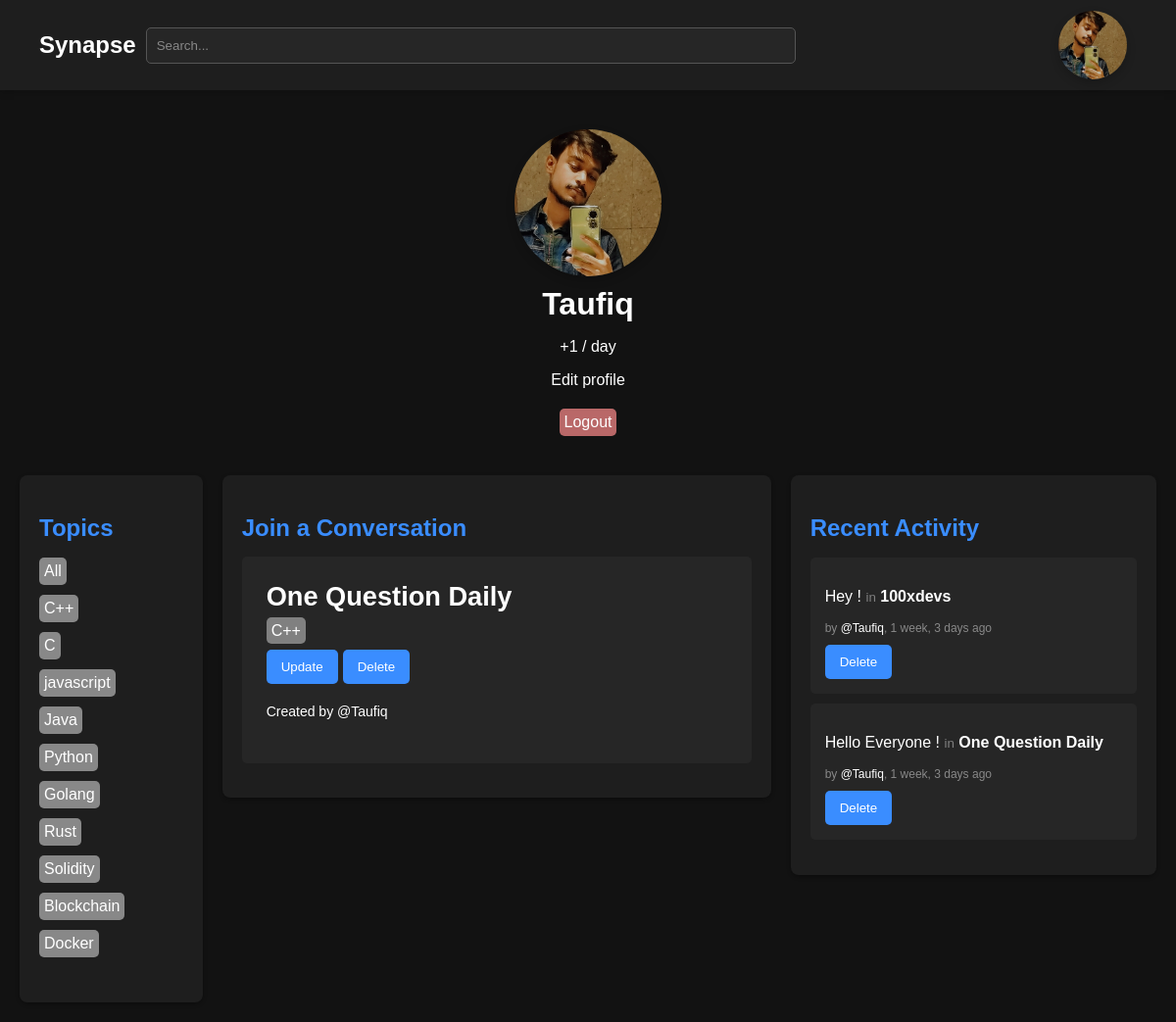
Page /profile/1 (signed in) on the committed database.
### base/models.py (models this page shows)
class User(AbstractUser):
    name = models.CharField(max_length=200 ,null=True)
    email = models.EmailField(null=True,unique=True)
    bio = models.TextField(null=True)
    avatar = models.ImageField(null=True,default="avatar.png")
    USERNAME_FIELD = 'email'
    REQUIRED_FIELDS = []

class Topic(models.Model):
    name = models.CharField(max_length=200)
    def __str__(self):
        return self.name

class Room(models.Model):
    host = models.ForeignKey(User, on_delete=models.SET_NULL, null=True)
    name = models.CharField(max_length=200)
    participants = models.ManyToManyField(User,related_name='participants')
    description = models.TextField(null=True, blank=True)
    topic = models.ForeignKey(Topic, on_delete=models.SET_NULL, null=True)
    updated = models.DateTimeField(auto_now= True)
    created = models.DateTimeField(auto_now_add= True)
    class Meta:
        ordering = ['-updated', 'created']
    def __str__ (self):
        return self.name

class Message(models.Model):
    user = models.ForeignKey(User, on_delete=models.CASCADE)
    body = models.TextField()
    room = models.ForeignKey(Room, related_name='messages', on_delete=models.CASCADE)
    updated = models.DateTimeField(auto_now= True)
    created = models.DateTimeField(auto_now_add= True)
    class Meta:
        ordering = ['-updated', 'created']
    def __str__ (self):
        return self.body[0:50]

### base/views.py (the view)
# urls.py: path('profile/<str:pk>', views.userProfile , name = "user-profile"),
def userProfile(request, pk):
    user = User.objects.get(id=pk)
    rooms = user.room_set.all()
    room_messages = user.message_set.all()
    topics = Topic.objects.all()
    context = {'user': user,'rooms': rooms, 'room_messages':room_messages,'topics':topics}
    return render(request, 'base/profile.html', context)

### base/templates/base/profile.html (shortened to what this page needs)
{% extends 'main.html' %}
{% block content %}
<div class="profile-header">
  <div class="profile-pic-container" style="width: 150px;
    height: 150px;"><img src={{user.avatar.url}} /></div>
  <div class="username-profile">{{user.username}}</div>
{% if request.user.id == user.id %}
<div>
  <p>{{user.bio}}</p>
</div>
<div>
  <a href="{% url 'update-user' %}">Edit profile</a>
</div>
    {% if request.user.is_authenticated %}
    <a style=" margin: 20px; padding: 5px; background-color: rgb(185, 104, 104); border-radius: 5px;" href="{% url 'logout' %}">Logout</a>
    {% else %}
    <a href="{% url 'login' %}">Login</a>
    {% endif %}
  </div>
{% endif %}
  <div class="dashboard">
    <div>{% include 'base/topics_component.html' %}</div>
    <div>{% include 'base/feed_component.html' %}</div>
    <div>{% include 'base/activity_component.html' %}</div>
  </div>
{% endblock %}

### templates/nav.html
<nav class="navbar">
  <a class="logo" href="/">Synapse </a>
  <div class="search-container">
    <form style="padding: 10px" method="GET" action="{% url 'home' %}">
      <input class="search-bar" name="q" placeholder="Search..." />
    </form>
  </div>
  <div style="margin-right: 10px; margin-left: 25%">
    {% if request.user.is_authenticated %}
    <a href="{% url 'user-profile' request.user.id %}">
      <div class="profile-pic-container" style="    width: 70px;
    height: 70px;">
        <img src="{{request.user.avatar.url}}" alt="Profile Picture" />
      </div>
    </a>
    {% else %}
    <a style="" href="{% url 'login' %}">hhd</a>
    {% endif %}
  </div>
</nav>

### base/templates/base/topics_component.html
  <div class="column topics">
    <h2>Topics</h2>
    <ul>
      <li style="background-color:#888888;  padding: 5px; border-radius: 5px; margin-bottom: 10px; display: inline-block;"><a href="{% url 'home' %}">All</a></li>
      {% for topic in topics %}
      <div>
        <li style="background-color:#888888;  padding: 5px; border-radius: 5px; margin-bottom: 10px; display: inline-block;"><a href="{% url 'home' %}?q={{topic.name|urlencode }}"
          >{{topic.name}}</a
        ></li>
      </div>
      {% endfor %}
    </ul>
  </div>

### base/templates/base/feed_component.html
<div class="column feeds">
  <h2>Join a Conversation</h2>
  {% for room in rooms %}
  <div class="feed-item">
    <div
      style="font-size: 1.7rem; font-weight: 700; padding-bottom: 10px"
      class="room-name"
    >
      <a href="{% url 'room' room.id %}">{{room.name}}</a>
    </div>
    <span style="background-color: gray; padding: 5px; border-radius: 5px;">{{room.topic}}</span>
    {% if request.user == room.host %}
    <div class="button-group">
      <button class="update-btn">
        <a href="{% url 'update-room' room.id %}">Update</a>
      </button>
      <button class="delete-btn">
        <a href="{% url 'delete-room' room.id %}">Delete</a>
      </button>
    </div>
    {% endif %}
    <div class="host-name">
      <a href="{% url 'user-profile' room.host.id %}"
        >Created by @{{room.host.username}}
      </a>
    </div>
  </div>
  {% endfor %}
</div>

### base/templates/base/activity_component.html
<div class="column recent-activity">
  <h2>Recent Activity</h2>
  <ul>
    {% for message in room_messages %}
    <li class="activity-item">
      <p>{{message}} <small style="color: gray;">in</small> <strong>{{message.room}}</strong></p>
      <span class="activity-meta"
        >by
        <a href="{% url 'user-profile' message.user.id %}">@{{message.user.username}}</a
        >, {{message.created|timesince}} ago</span
      >
      {% if request.user == message.user %}
      <button style=" margin-top: 10px;" class="delete-btn">
        <a href="{% url 'delete-message' message.id %}">Delete</a>
      </button>
      {% endif %}
    </li>
    {% endfor %}
  </ul>
</div>

### static/styles/style.css (style rules this page uses)
body { margin: 0; font-family: 'Arial', sans-serif; background-color: #121212; color: #ffffff; }
a { text-decoration: none; color: white; }
.navbar { display: flex; justify-content: space-between; align-items: center; padding: 1rem 40px; background-color: #1e1e1e; height: 60px; box-shadow: 0 2px 8px rgba(0, 0, 0, 0.2); }
.logo { font-size: 24px; font-weight: bold; }
.search-container { flex: 1; }
.search-bar { width: 100%; padding: 10px; border-radius: 5px; border: 1px solid #555; background-color: #262626; color: #ffffff; }
.search-bar::placeholder { color: #888; }
.dashboard { display: grid; grid-template-columns: 1fr 3fr 2fr; gap: 20px; padding: 20px; }
.column { background-color: #1e1e1e; padding: 20px; border-radius: 8px; box-shadow: 0 2px 4px rgba(0, 0, 0, 0.3); }
h2 { color: #3a8dff; margin-bottom: 15px; }
.feed-item { background-color: #262626; padding: 25px; margin: 15px 0; border-radius: 5px; }
.host-name { font-size: 14px; margin: 10px 0px; padding: 10px 0px ; }
.room-name { font-size: 1.5rem; }
.button-group { display: flex; justify-content: flex-start; margin-top: 10px; }
button { background-color: #3a8dff; color: white; border: none; padding: 10px 15px; border-radius: 5px; cursor: pointer; margin-right: 5px; transition: background-color 0.3s; }
ul { list-style-type: none; padding: 0; }
.activity-item { background-color: #262626; padding: 15px; margin: 10px 0; border-radius: 5px; }
.activity-meta { display: block; font-size: 12px; color: #888888; margin-top: 5px; }
input::placeholder, textarea::placeholder { color: #888; }
.profile-header { width: 100%; display: flex; flex-direction: column; justify-content: center; align-items: center; margin-top: 40px; }
.profile-pic-container { border-radius: 50%; overflow: hidden; box-shadow: 0 4px 10px rgba(0, 0, 0, 0.2); }
.profile-pic-container img { width: 100%; height: 100%; object-fit: cover; display: block; }
.username-profile { margin-top: 10px; font-size: xx-large; font-weight: 700; }

### rows in the picture
User: user.avatar (picture), avatar (picture), username "Taufiq", bio "+1 / day"
Topic: name "C++"
Topic: name "C"
Topic: name "javascript"
Topic: name "Java"
Topic: name "Python"
Topic: name "Golang"
Topic: name "Rust"
Topic: name "Solidity"
Topic: name "Blockchain"
Topic: name "Docker"
Room: name "One Question Daily", topic "C++", shows "Update", host.username "Taufiq"
Message: body "Hey !", room "100xdevs", user.username "Taufiq", created "1 week, 3 days", shows "Delete"
Message: body "Hello Everyone !", room "One Question Daily", user.username "Taufiq", created "1 week, 3 days", shows "Delete"
